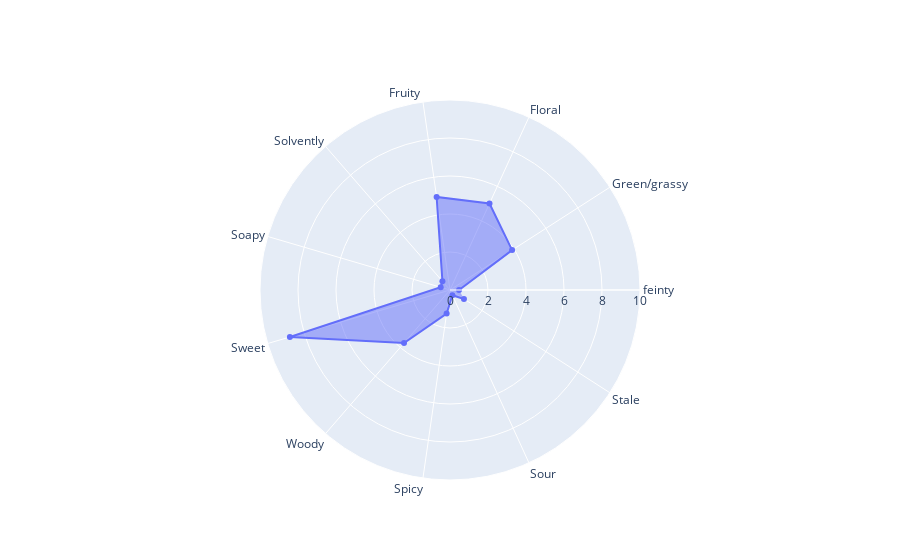

Notebook source saved alongside this figure:
### Code cell
import plotly.graph_objects as go

fig = go.Figure(data=go.Scatterpolar(
  r=(np.array(final_OSA.sum()*10)),
  theta=list(final_OSA.columns),
  fill='toself'
))

fig.update_layout(
  polar=dict(
    radialaxis=dict(
      visible=True,
       range=[0, 10]
    ),
  ),
  showlegend=False
)

fig.show()

### Figure 1 — Plotly figure (JSON) as saved in the notebook; plotly's stock layout.template omitted (floating-point values rounded to 4 significant figures)
{"data": [{"fill": "toself", "r": [0.4769, 3.885, 5.003, 4.946, 0.6091, 0.5106, 8.782, 3.696, 1.251, 0.302, 0.8734], "theta": ["feinty", "Green/grassy", "Floral", "Fruity ", "Solvently", "Soapy", "Sweet", "Woody", "Spicy", "Sour", "Stale"], "type": "scatterpolar"}], "layout": {"polar": {"radialaxis": {"range": [0, 10], "visible": true}}, "showlegend": false}}
